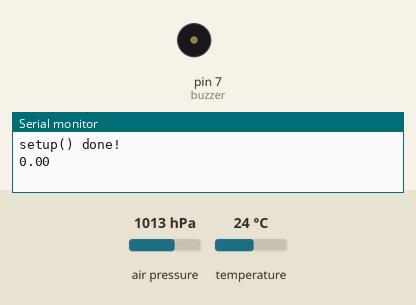
The sketch below on a simulated Arduino Uno, built with avr-gcc and run on an emulated ATmega328P. Parts: buzzer (waves = sounding), the last lines printed to the serial monitor. The inputs (shaded band) are chosen by the test bench; at power-on: air pressure 1013 hPa, temperature 24 °C.

Above: at 1.3 s.
1.4 s: air pressure set to 952 hPa
At 4.26 s:
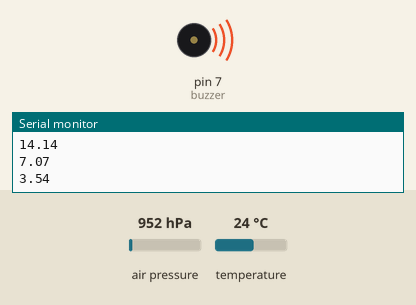
4.4 s: temperature set to 12 °C
At 5.3 s:
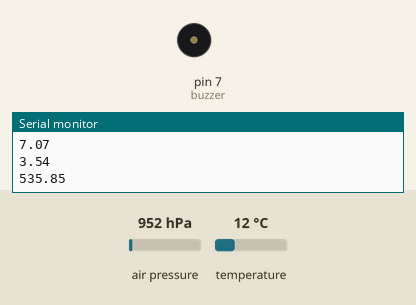
7.4 s: air pressure set to 975 hPa
Timing chart, 0 to 15.1 s (numbered marks = the images above; inputs shaded):
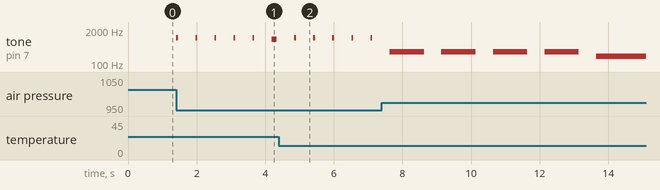

The sketch:

VARIO_BZR_MS5611.ino
```cpp
#include "MS5611.h"

MS5611 MS5611(0x77);
const int buzzer = 7;
float old_vario;
const float sea_press = 1013.25;

void setup() {
  pinMode(buzzer,OUTPUT);

  Serial.begin(9600);
  if (!MS5611.begin()) {
    Serial.println("MS5611 not found, check wiring!");
    while (1);
  }
  old_vario = 0;
  Serial.println("setup() done!");
}

void buzzer_play(int freq,int duraction){
  noTone(buzzer);
  if (freq==0 && duraction==0){
    noTone(buzzer);
    delay(200);
    }
  else if (duraction==0 && freq != 0){
    tone(buzzer,freq);
    delay(duraction);
    }
  else {
    tone(buzzer,freq);
    delay(duraction);
    noTone(buzzer);
    }
}

float getAltitude(float pressure, float temp) {
  return ((pow((sea_press / pressure), 1/5.257) - 1.0) * (temp + 273.15)) / 0.0065;
}

void loop() {
  MS5611.read();
  float pressure_before = MS5611.getPressure();
  float temp = MS5611.getTemperature();
  float alti_before = getAltitude(pressure_before, temp);
  delay(500);
  MS5611.read();
  float pressure_after = MS5611.getPressure();
  float temp_after = MS5611.getTemperature();
  float alti_after = getAltitude(pressure_after, temp_after);
  float vario = ((alti_after - alti_before) + old_vario)/2;
  old_vario = vario;

  Serial.println(vario);

  if (vario>=-0.5 && vario<0.5){
    tone(buzzer,0);
    delay(400);
  }
  else if (vario >= 0.5 && vario<1) {
    tone(buzzer,200);
    delay(350);
  }
  else if (vario >= 1 && vario<1.5) {
    tone(buzzer,400);
    delay(300);
  }
  else if (vario >= 1.5 && vario<2.5) {
    tone(buzzer,650);
    delay(250);
  }
  else if (vario >= 2.5 && vario<3.5) {
    tone(buzzer,800);
    delay(200);
  }
  else if (vario >= 3.5 && vario<4.5) {
    tone(buzzer,900);
    delay(150);
  }
  else if (vario >= 4.5) {
    tone(buzzer,1000);
    delay(50);
  }
  else if (vario<-2) {
    tone(buzzer,300);
    delay(1000);
  }
  else if (vario<-0.5 && vario >=-2) {
    tone(buzzer,200);
    delay(1500);
  }
  else if (vario<-0.3 && vario >=-0.5) {
    tone(buzzer,100);
    delay(2000);
  }

  noTone(buzzer);
}
```

Measured:
- after the input at 1.4 s, tone on pin 7 (buzzer): plays 1000 Hz for 0.05 s, 1000 Hz for 0.05 s, 1000 Hz for 0.05 s, 1000 Hz for 0.05 s, 1000 Hz for 0.05 s, 900 Hz for 0.15 s, starting at once
